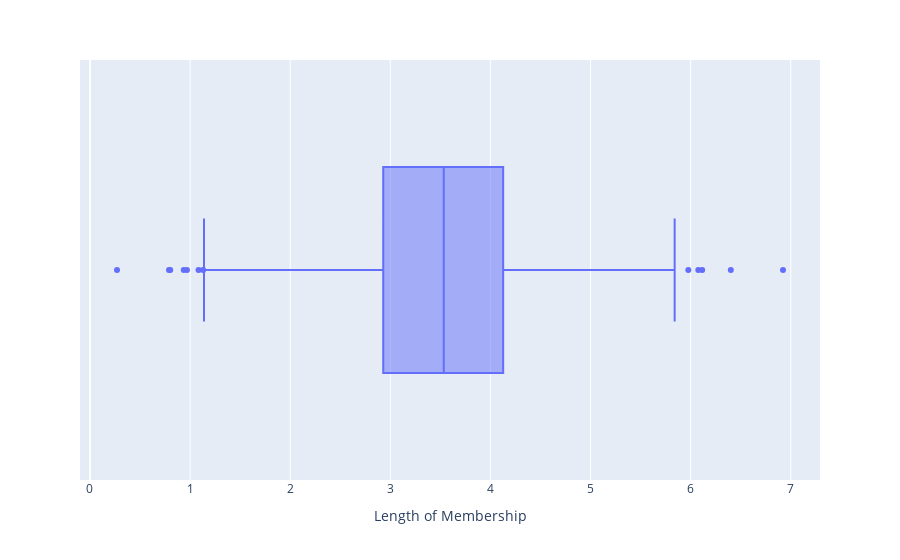

The notebook cell this image was saved under:
### Code cell
px.box(df, x="Length of Membership")

### Figure 1 — Plotly figure (JSON) as saved in the notebook; plotly's stock layout.template omitted (floating-point values rounded to 4 significant figures; data arrays with more than 128 entries replaced by an {"elided": "..."} marker saying what was removed)
{"data": [{"alignmentgroup": "True", "hovertemplate": "Length of Membership=%{x}<extra></extra>", "legendgroup": "", "marker": {"color": "#636efa"}, "name": "", "notched": false, "offsetgroup": "", "orientation": "h", "showlegend": false, "type": "box", "x": {"elided": "500 float values"}, "x0": " ", "xaxis": "x", "y0": " ", "yaxis": "y"}], "layout": {"boxmode": "group", "legend": {"tracegroupgap": 0}, "margin": {"t": 60}, "xaxis": {"anchor": "y", "domain": [0, 1], "title": {"text": "Length of Membership"}}, "yaxis": {"anchor": "x", "domain": [0, 1]}}}
